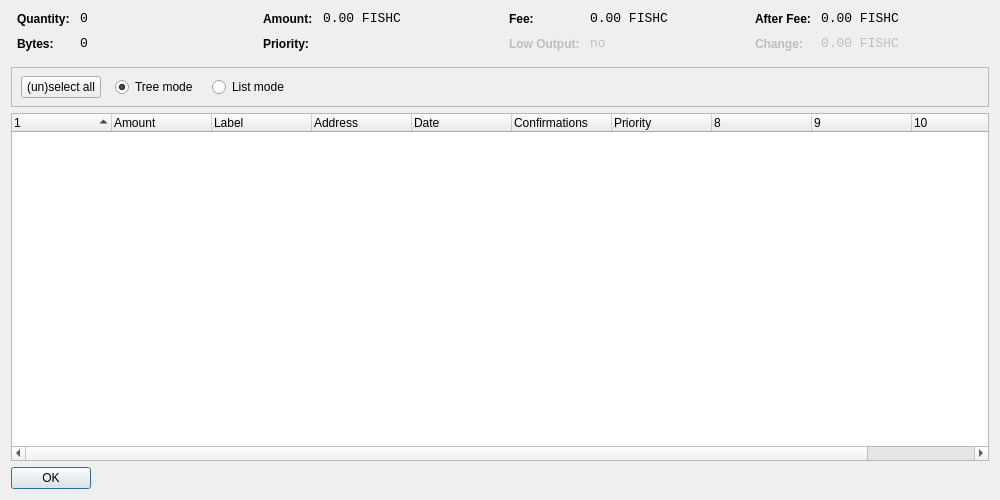
<?xml version="1.0" encoding="UTF-8"?>
<ui version="4.0">
 <class>CoinControlDialog</class>
 <widget class="QDialog" name="CoinControlDialog">
  <property name="geometry">
   <rect>
    <x>0</x>
    <y>0</y>
    <width>1000</width>
    <height>500</height>
   </rect>
  </property>
  <property name="windowTitle">
   <string>Coin Control</string>
  </property>
  <layout class="QVBoxLayout" name="verticalLayout">
   <item>
    <layout class="QHBoxLayout" name="horizontalLayoutTop" stretch="0,0,0,0">
     <property name="topMargin">
      <number>0</number>
     </property>
     <property name="bottomMargin">
      <number>10</number>
     </property>
     <item>
      <layout class="QFormLayout" name="formLayoutCoinControl1">
       <property name="horizontalSpacing">
        <number>10</number>
       </property>
       <property name="verticalSpacing">
        <number>10</number>
       </property>
       <property name="leftMargin">
        <number>6</number>
       </property>
       <property name="rightMargin">
        <number>6</number>
       </property>
       <item row="0" column="0">
        <widget class="QLabel" name="labelCoinControlQuantityText">
         <property name="styleSheet">
          <string notr="true">font-weight:bold;</string>
         </property>
         <property name="text">
          <string>Quantity:</string>
         </property>
        </widget>
       </item>
       <item row="0" column="1">
        <widget class="QLabel" name="labelCoinControlQuantity">
         <property name="font">
          <font>
           <family>Monospace</family>
           <pointsize>10</pointsize>
          </font>
         </property>
         <property name="cursor">
          <cursorShape>IBeamCursor</cursorShape>
         </property>
         <property name="contextMenuPolicy">
          <enum>Qt::ActionsContextMenu</enum>
         </property>
         <property name="text">
          <string notr="true">0</string>
         </property>
         <property name="textInteractionFlags">
          <set>Qt::LinksAccessibleByMouse|Qt::TextSelectableByKeyboard|Qt::TextSelectableByMouse</set>
         </property>
        </widget>
       </item>
       <item row="1" column="0">
        <widget class="QLabel" name="labelCoinControlBytesText">
         <property name="styleSheet">
          <string notr="true">font-weight:bold;</string>
         </property>
         <property name="text">
          <string>Bytes:</string>
         </property>
        </widget>
       </item>
       <item row="1" column="1">
        <widget class="QLabel" name="labelCoinControlBytes">
         <property name="font">
          <font>
           <family>Monospace</family>
           <pointsize>10</pointsize>
          </font>
         </property>
         <property name="cursor">
          <cursorShape>IBeamCursor</cursorShape>
         </property>
         <property name="contextMenuPolicy">
          <enum>Qt::ActionsContextMenu</enum>
         </property>
         <property name="text">
          <string notr="true">0</string>
         </property>
         <property name="textInteractionFlags">
          <set>Qt::LinksAccessibleByMouse|Qt::TextSelectableByKeyboard|Qt::TextSelectableByMouse</set>
         </property>
        </widget>
       </item>
      </layout>
     </item>
     <item>
      <layout class="QFormLayout" name="formLayoutCoinControl2">
       <property name="horizontalSpacing">
        <number>10</number>
       </property>
       <property name="verticalSpacing">
        <number>10</number>
       </property>
       <property name="leftMargin">
        <number>6</number>
       </property>
       <property name="rightMargin">
        <number>6</number>
       </property>
       <item row="0" column="0">
        <widget class="QLabel" name="labelCoinControlAmountText">
         <property name="styleSheet">
          <string notr="true">font-weight:bold;</string>
         </property>
         <property name="text">
          <string>Amount:</string>
         </property>
        </widget>
       </item>
       <item row="0" column="1">
        <widget class="QLabel" name="labelCoinControlAmount">
         <property name="font">
          <font>
           <family>Monospace</family>
           <pointsize>10</pointsize>
          </font>
         </property>
         <property name="cursor">
          <cursorShape>IBeamCursor</cursorShape>
         </property>
         <property name="contextMenuPolicy">
          <enum>Qt::ActionsContextMenu</enum>
         </property>
         <property name="text">
          <string notr="true">0.00 FISHC</string>
         </property>
         <property name="textInteractionFlags">
          <set>Qt::LinksAccessibleByMouse|Qt::TextSelectableByKeyboard|Qt::TextSelectableByMouse</set>
         </property>
        </widget>
       </item>
       <item row="1" column="0">
        <widget class="QLabel" name="labelCoinControlPriorityText">
         <property name="styleSheet">
          <string notr="true">font-weight:bold;</string>
         </property>
         <property name="text">
          <string>Priority:</string>
         </property>
        </widget>
       </item>
       <item row="1" column="1">
        <widget class="QLabel" name="labelCoinControlPriority">
         <property name="font">
          <font>
           <family>Monospace</family>
           <pointsize>10</pointsize>
          </font>
         </property>
         <property name="cursor">
          <cursorShape>IBeamCursor</cursorShape>
         </property>
         <property name="contextMenuPolicy">
          <enum>Qt::ActionsContextMenu</enum>
         </property>
         <property name="text">
          <string/>
         </property>
         <property name="textInteractionFlags">
          <set>Qt::LinksAccessibleByMouse|Qt::TextSelectableByKeyboard|Qt::TextSelectableByMouse</set>
         </property>
        </widget>
       </item>
      </layout>
     </item>
     <item>
      <layout class="QFormLayout" name="formLayoutCoinControl3">
       <property name="horizontalSpacing">
        <number>10</number>
       </property>
       <property name="verticalSpacing">
        <number>10</number>
       </property>
       <property name="leftMargin">
        <number>6</number>
       </property>
       <property name="rightMargin">
        <number>6</number>
       </property>
       <item row="0" column="0">
        <widget class="QLabel" name="labelCoinControlFeeText">
         <property name="styleSheet">
          <string notr="true">font-weight:bold;</string>
         </property>
         <property name="text">
          <string>Fee:</string>
         </property>
        </widget>
       </item>
       <item row="0" column="1">
        <widget class="QLabel" name="labelCoinControlFee">
         <property name="font">
          <font>
           <family>Monospace</family>
           <pointsize>10</pointsize>
          </font>
         </property>
         <property name="cursor">
          <cursorShape>IBeamCursor</cursorShape>
         </property>
         <property name="contextMenuPolicy">
          <enum>Qt::ActionsContextMenu</enum>
         </property>
         <property name="text">
          <string notr="true">0.00 FISHC</string>
         </property>
         <property name="textInteractionFlags">
          <set>Qt::LinksAccessibleByMouse|Qt::TextSelectableByKeyboard|Qt::TextSelectableByMouse</set>
         </property>
        </widget>
       </item>
       <item row="1" column="0">
        <widget class="QLabel" name="labelCoinControlLowOutputText">
         <property name="enabled">
          <bool>false</bool>
         </property>
         <property name="styleSheet">
          <string notr="true">font-weight:bold;</string>
         </property>
         <property name="text">
          <string>Low Output:</string>
         </property>
        </widget>
       </item>
       <item row="1" column="1">
        <widget class="QLabel" name="labelCoinControlLowOutput">
         <property name="enabled">
          <bool>false</bool>
         </property>
         <property name="font">
          <font>
           <family>Monospace</family>
           <pointsize>10</pointsize>
          </font>
         </property>
         <property name="cursor">
          <cursorShape>IBeamCursor</cursorShape>
         </property>
         <property name="contextMenuPolicy">
          <enum>Qt::ActionsContextMenu</enum>
         </property>
         <property name="text">
          <string notr="true">no</string>
         </property>
         <property name="textInteractionFlags">
          <set>Qt::LinksAccessibleByMouse|Qt::TextSelectableByKeyboard|Qt::TextSelectableByMouse</set>
         </property>
        </widget>
       </item>
      </layout>
     </item>
     <item>
      <layout class="QFormLayout" name="formLayoutCoinControl4">
       <property name="horizontalSpacing">
        <number>10</number>
       </property>
       <property name="verticalSpacing">
        <number>10</number>
       </property>
       <property name="leftMargin">
        <number>6</number>
       </property>
       <property name="rightMargin">
        <number>6</number>
       </property>
       <item row="0" column="0">
        <widget class="QLabel" name="labelCoinControlAfterFeeText">
         <property name="styleSheet">
          <string notr="true">font-weight:bold;</string>
         </property>
         <property name="text">
          <string>After Fee:</string>
         </property>
        </widget>
       </item>
       <item row="0" column="1">
        <widget class="QLabel" name="labelCoinControlAfterFee">
         <property name="font">
          <font>
           <family>Monospace</family>
           <pointsize>10</pointsize>
          </font>
         </property>
         <property name="cursor">
          <cursorShape>IBeamCursor</cursorShape>
         </property>
         <property name="contextMenuPolicy">
          <enum>Qt::ActionsContextMenu</enum>
         </property>
         <property name="text">
          <string notr="true">0.00 FISHC</string>
         </property>
         <property name="textInteractionFlags">
          <set>Qt::LinksAccessibleByMouse|Qt::TextSelectableByKeyboard|Qt::TextSelectableByMouse</set>
         </property>
        </widget>
       </item>
       <item row="1" column="0">
        <widget class="QLabel" name="labelCoinControlChangeText">
         <property name="enabled">
          <bool>false</bool>
         </property>
         <property name="styleSheet">
          <string notr="true">font-weight:bold;</string>
         </property>
         <property name="text">
          <string>Change:</string>
         </property>
        </widget>
       </item>
       <item row="1" column="1">
        <widget class="QLabel" name="labelCoinControlChange">
         <property name="enabled">
          <bool>false</bool>
         </property>
         <property name="font">
          <font>
           <family>Monospace</family>
           <pointsize>10</pointsize>
          </font>
         </property>
         <property name="cursor">
          <cursorShape>IBeamCursor</cursorShape>
         </property>
         <property name="contextMenuPolicy">
          <enum>Qt::ActionsContextMenu</enum>
         </property>
         <property name="text">
          <string notr="true">0.00 FISHC</string>
         </property>
         <property name="textInteractionFlags">
          <set>Qt::LinksAccessibleByMouse|Qt::TextSelectableByKeyboard|Qt::TextSelectableByMouse</set>
         </property>
        </widget>
       </item>
      </layout>
     </item>
    </layout>
   </item>
   <item>
    <widget class="QFrame" name="frame">
     <property name="minimumSize">
      <size>
       <width>0</width>
       <height>40</height>
      </size>
     </property>
     <property name="frameShape">
      <enum>QFrame::StyledPanel</enum>
     </property>
     <property name="frameShadow">
      <enum>QFrame::Sunken</enum>
     </property>
     <widget class="QWidget" name="horizontalLayoutWidget">
      <property name="geometry">
       <rect>
        <x>10</x>
        <y>0</y>
        <width>781</width>
        <height>41</height>
       </rect>
      </property>
      <layout class="QHBoxLayout" name="horizontalLayoutPanel" stretch="0,0,0,0,0">
       <property name="spacing">
        <number>14</number>
       </property>
       <item>
        <widget class="QPushButton" name="pushButtonSelectAll">
         <property name="sizePolicy">
          <sizepolicy hsizetype="Maximum" vsizetype="Fixed">
           <horstretch>0</horstretch>
           <verstretch>0</verstretch>
          </sizepolicy>
         </property>
         <property name="text">
          <string>(un)select all</string>
         </property>
        </widget>
       </item>
       <item>
        <widget class="QRadioButton" name="radioTreeMode">
         <property name="sizePolicy">
          <sizepolicy hsizetype="Maximum" vsizetype="Fixed">
           <horstretch>0</horstretch>
           <verstretch>0</verstretch>
          </sizepolicy>
         </property>
         <property name="text">
          <string>Tree mode</string>
         </property>
         <property name="checked">
          <bool>true</bool>
         </property>
        </widget>
       </item>
       <item>
        <widget class="QRadioButton" name="radioListMode">
         <property name="sizePolicy">
          <sizepolicy hsizetype="Maximum" vsizetype="Fixed">
           <horstretch>0</horstretch>
           <verstretch>0</verstretch>
          </sizepolicy>
         </property>
         <property name="text">
          <string>List mode</string>
         </property>
        </widget>
       </item>
       <item>
        <spacer name="horizontalSpacer">
         <property name="orientation">
          <enum>Qt::Horizontal</enum>
         </property>
         <property name="sizeHint" stdset="0">
          <size>
           <width>40</width>
           <height>20</height>
          </size>
         </property>
        </spacer>
       </item>
      </layout>
     </widget>
    </widget>
   </item>
   <item>
    <widget class="CoinControlTreeWidget" name="treeWidget">
     <property name="contextMenuPolicy">
      <enum>Qt::CustomContextMenu</enum>
     </property>
     <property name="sortingEnabled">
      <bool>false</bool>
     </property>
     <property name="columnCount">
      <number>11</number>
     </property>
     <attribute name="headerShowSortIndicator" stdset="0">
      <bool>true</bool>
     </attribute>
     <attribute name="headerStretchLastSection">
      <bool>false</bool>
     </attribute>
     <column>
      <property name="text">
       <string/>
      </property>
     </column>
     <column>
      <property name="text">
       <string>Amount</string>
      </property>
     </column>
     <column>
      <property name="text">
       <string>Label</string>
      </property>
     </column>
     <column>
      <property name="text">
       <string>Address</string>
      </property>
     </column>
     <column>
      <property name="text">
       <string>Date</string>
      </property>
     </column>
     <column>
      <property name="text">
       <string>Confirmations</string>
      </property>
      <property name="toolTip">
       <string>Confirmed</string>
      </property>
     </column>
     <column>
      <property name="text">
       <string>Priority</string>
      </property>
     </column>
     <column>
      <property name="text">
       <string/>
      </property>
     </column>
     <column>
      <property name="text">
       <string/>
      </property>
     </column>
     <column>
      <property name="text">
       <string/>
      </property>
     </column>
     <column>
      <property name="text">
       <string/>
      </property>
     </column>
    </widget>
   </item>
   <item>
    <widget class="QDialogButtonBox" name="buttonBox">
     <property name="sizePolicy">
      <sizepolicy hsizetype="Maximum" vsizetype="Fixed">
       <horstretch>0</horstretch>
       <verstretch>0</verstretch>
      </sizepolicy>
     </property>
     <property name="orientation">
      <enum>Qt::Horizontal</enum>
     </property>
     <property name="standardButtons">
      <set>QDialogButtonBox::Ok</set>
     </property>
    </widget>
   </item>
  </layout>
 </widget>
 <customwidgets>
  <customwidget>
   <class>CoinControlTreeWidget</class>
   <extends>QTreeWidget</extends>
   <header>coincontroltreewidget.h</header>
  </customwidget>
 </customwidgets>
 <resources/>
 <connections/>
</ui>
